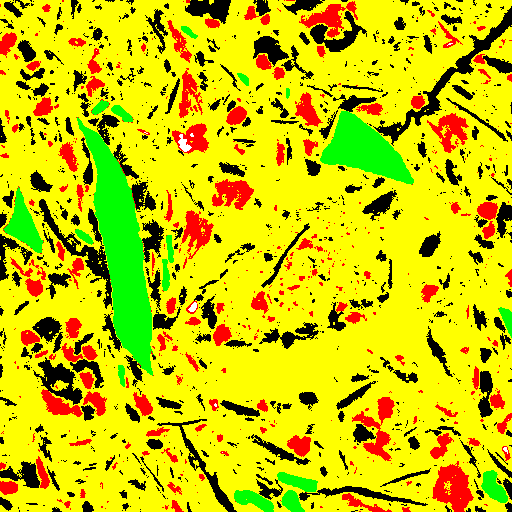
#> input picture pipeline-Master dataset/data/segmented_images/01_1.png, 512 x 512 px; its folder holds only this picture in this run
$ python Porosity_local_properties.py
#> lines starting #> are read from the running program, lines starting #| are printed output that depends on the picture; after the words box and inside, x2 and y2 are one past the last pixel; in counts of white or black regions, pixels touching at a corner belong together
import os
import cv2
import math
import numpy as np
import matplotlib.pyplot as plt
from scipy import ndimage
from skimage import color, measure
from skimage.measure import label, regionprops
from openpyxl import Workbook

# --- Paths ---
input_folder = "data/segmented_images"
output_folder_data = "data/local/porosity/data"
output_folder_image = "data/local/porosity/images"

# Create output folders if they don’t exist
os.makedirs(output_folder_data, exist_ok=True)
os.makedirs(output_folder_image, exist_ok=True)

# --- Parameters ---
pixels_to_um = 1  # scale factor (1 px = 0.0827 µm if you wish to adjust)

# --- Process each image ---
for filename in sorted(os.listdir(input_folder)):
    if not (filename.lower().endswith('.png') or filename.lower().endswith('.jpg')):
        continue

    # Read image
    filepath = os.path.join(input_folder, filename)
    img = cv2.imread(filepath, 1)
#> img is the input picture: shape (512, 512, 3); mean B, G, R 0.2, 199.9, 205.3
    if img is None:
        print(f"⚠️ Skipping unreadable file: {filename}")
        continue

    img_rgb = cv2.cvtColor(img, cv2.COLOR_BGR2RGB)

    # Get image dimensions
    height, width, channels = img_rgb.shape
#> height = 512; width = 512; channels = 3

    # Create a new white image (background)
    # White in BGR is (255, 255, 255)
    new_img = np.full((height, width, 3), 255, dtype=np.uint8)

    # Define lower and upper bounds for "black" pixels
    # Exact black:
    lower_black = np.array([0, 0, 0], dtype=np.uint8)
    upper_black = np.array([0, 0, 0], dtype=np.uint8)

    # Create a mask for black pixels
    mask = cv2.inRange(img_rgb, lower_black, upper_black)
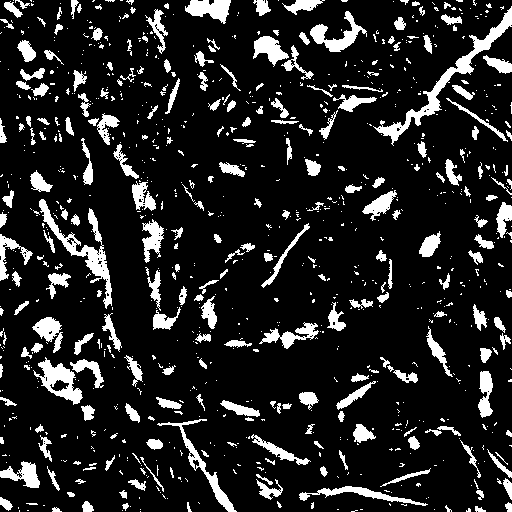
#> mask: shape (512, 512); 13.7% white; 938 white regions (688 under 20 px)

    # Copy black pixels from original image to new image
    new_img[mask == 255] = (0, 255, 0)

    # Define lower/upper bounds for green (sand)
    lower_green = np.array([0, 100, 0], dtype=np.uint8)
    upper_green = np.array([100, 255, 100], dtype=np.uint8)

    # Create mask and extract only green regions
    mask_green = cv2.inRange(new_img, lower_green, upper_green)
    green_only = cv2.bitwise_and(new_img, new_img, mask=mask_green)

    black_only_gray = cv2.cvtColor(green_only, cv2.COLOR_RGB2GRAY)
    plt.imshow(black_only_gray)

    # Label connected regions
    s = np.ones((3, 3), dtype=int)
    label_mask, num_labels = ndimage.label(black_only_gray, structure=s)

    # Extract region properties
    clusters = measure.regionprops(label_mask, img)
#> clusters = 938 regions; largest, box (x1, y1, x2, y2) and area: (373, 6, 512, 146) 1906, (39, 199, 112, 309) 1474, (33, 357, 83, 405) 945, (157, 419, 237, 512) 836, (310, 11, 367, 52) 794
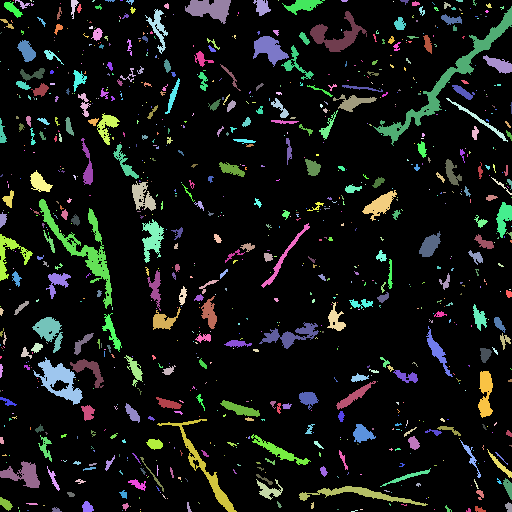
#> label_mask: shape (512, 512) int32; 939 distinct labels, from 0 to 938; one colour per label, 0 black
    propertyList = [
        'centroid',
        'Area',
        'equivalent_diameter',
        'orientation',
        'MajorAxisLength',
        'MinorAxisLength',
        'Perimeter'
    ]

    # --- Create and write Excel file ---
    wb = Workbook()
    ws = wb.active
    ws.title = "Porosity Measurements"
    ws.append(['Label'] + propertyList)

    for cluster_props in clusters:
        row_data = [cluster_props['Label']]
        for prop in propertyList:
            if prop == 'Area':
                to_print = cluster_props[prop] * pixels_to_um**2
            elif prop == 'centroid':
                y, x = cluster_props[prop]
                to_print = f"({y:.2f}, {x:.2f})"
            elif prop == 'orientation':
                to_print = cluster_props[prop] * 57.2958  # radians to degrees
            elif 'Intensity' not in prop:
                to_print = cluster_props[prop] * pixels_to_um
            else:
                to_print = cluster_props[prop]
            if isinstance(to_print, (int, float)):
                to_print = f"{to_print:.6f}".replace(',', '.')
            row_data.append(to_print)
        ws.append(row_data)
#> this loop made 938 passes

    image_name_no_ext = os.path.splitext(filename)[0]
    excel_output_path = os.path.join(output_folder_data, f"porosity_property_{image_name_no_ext}.xlsx")
    wb.save(excel_output_path)
    print(f"Saved Excel: porosity_property_{image_name_no_ext}.xlsx")
"""
    # --- Generate marked image ---
    regions = regionprops(label_mask)
    fig, ax = plt.subplots()
    ax.imshow(black_only_gray, cmap=plt.cm.gray)

    for i, props in enumerate(regions, start=1):
        y0, x0 = props.centroid
        orientation = props.orientation
        x1 = x0 + math.cos(orientation) * 0.5 * props.axis_minor_length
        y1 = y0 - math.sin(orientation) * 0.5 * props.axis_minor_length
        x2 = x0 - math.sin(orientation) * 0.5 * props.axis_major_length
        y2 = y0 - math.cos(orientation) * 0.5 * props.axis_major_length

        ax.plot((x0, x1), (y0, y1), '-r', linewidth=0.5)
        ax.plot((x0, x2), (y0, y2), '-r', linewidth=0.5)
        ax.plot(x0, y0, '.g', markersize=5)

        minr, minc, maxr, maxc = props.bbox
        bx = (minc, maxc, maxc, minc, minc)
        by = (minr, minr, maxr, maxr, minr)
        ax.plot(bx, by, '-b', linewidth=0.5)

        # Serial number label
        ax.text(x0 + 10, y0, str(i), color='yellow', fontsize=8, weight='normal')

    ax.axis((0, 1536, 1024, 0))
    plt.tight_layout()

    # Save marked image
    image_output_path = os.path.join(output_folder_image, f"{image_name_no_ext}_marked.png")
    plt.savefig(image_output_path, dpi=300, bbox_inches='tight')
    plt.close(fig)

    print(f"Saved marked image: {image_name_no_ext}_marked.png")
"""
print("\nAll images processed, Excel files and marked images saved successfully!")
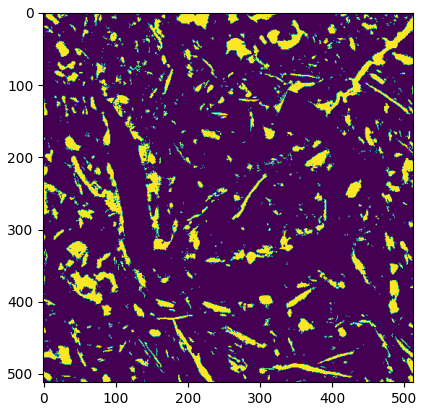
#> figure drawn by matplotlib, 1 panel

$ run again, on pipeline-Master dataset/data/segmented_images/01_5.png
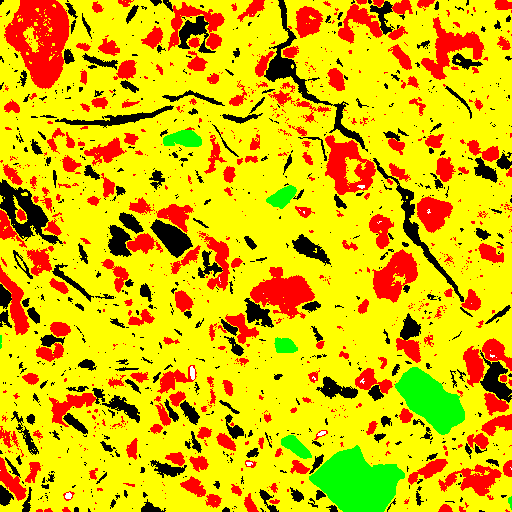
#> input picture pipeline-Master dataset/data/segmented_images/01_5.png, 512 x 512 px
#> img is the input picture: shape (512, 512, 3); mean B, G, R 0.2, 190.3, 223.2
#> `mask = cv2.inRange(img_rgb, lower_black, upper_black)`:
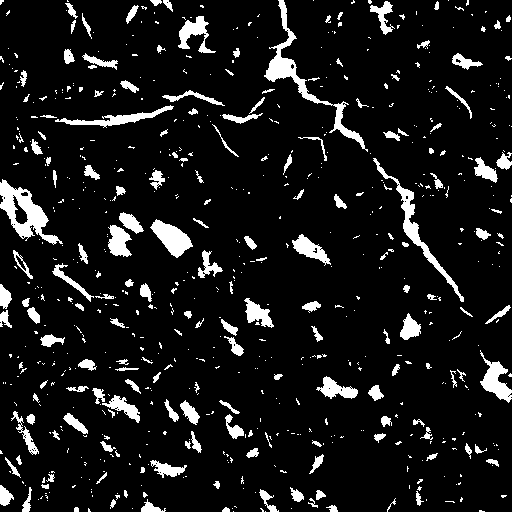
#> mask: shape (512, 512); 9.4% white; 696 white regions (524 under 20 px)
#> clusters = 696 regions; largest, box (x1, y1, x2, y2) and area: (264, 0, 368, 152) 1615, (0, 179, 63, 245) 1497, (373, 158, 464, 302) 1114, (150, 219, 193, 258) 828, (480, 350, 512, 403) 709
#> label_mask: shape (512, 512) int32; 697 distinct labels, from 0 to 696
#> the loop `for cluster_props in clusters:` made 696 passes
#> `print("\nAll images processed, Excel files and marked images saved suc..`:
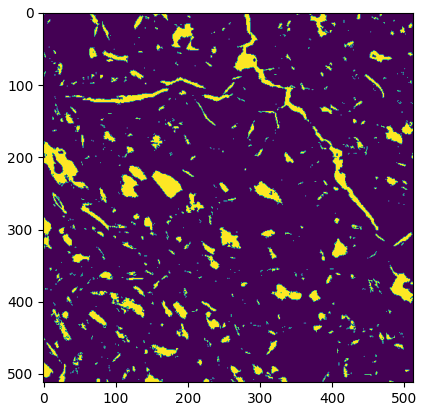
#> figure drawn by matplotlib, 1 panel

$ run again, on pipeline-Master dataset/data/segmented_images/01_6.png
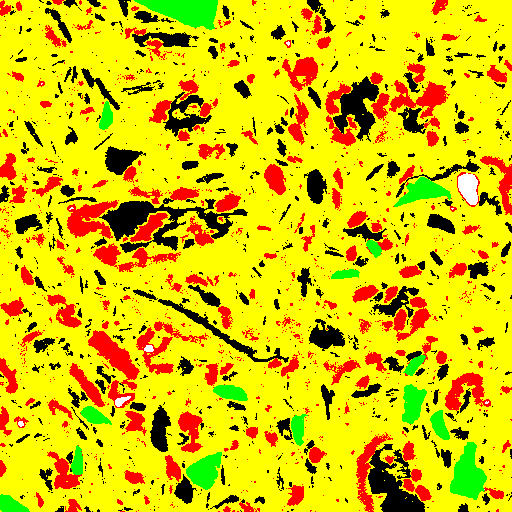
#> input picture pipeline-Master dataset/data/segmented_images/01_6.png, 512 x 512 px
#> img is the input picture: shape (512, 512, 3); mean B, G, R 0.7, 196.9, 219.7
#> `mask = cv2.inRange(img_rgb, lower_black, upper_black)`:
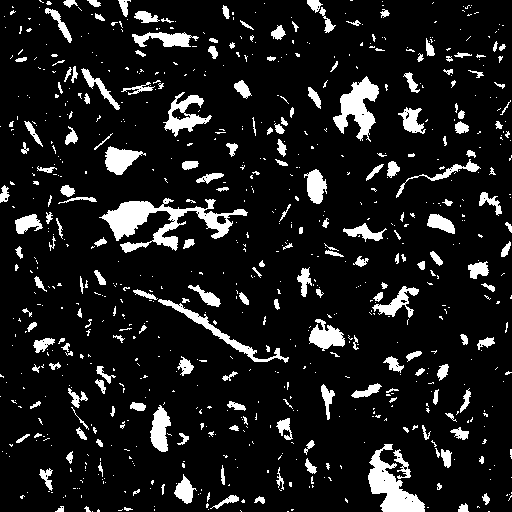
#> mask: shape (512, 512); 10.8% white; 788 white regions (584 under 20 px)
#> clusters = 788 regions; largest, box (x1, y1, x2, y2) and area: (99, 198, 248, 253) 2742, (368, 444, 425, 512) 1656, (333, 76, 379, 142) 1408, (158, 299, 289, 363) 878, (163, 92, 212, 137) 828
#> label_mask: shape (512, 512) int32; 789 distinct labels, from 0 to 788
#> the loop `for cluster_props in clusters:` made 788 passes
#> `print("\nAll images processed, Excel files and marked images saved suc..`:
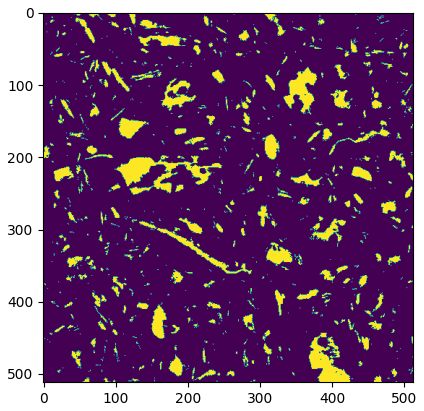
#> figure drawn by matplotlib, 1 panel

$ run again, on pipeline-Master dataset/data/segmented_images/01_2.png
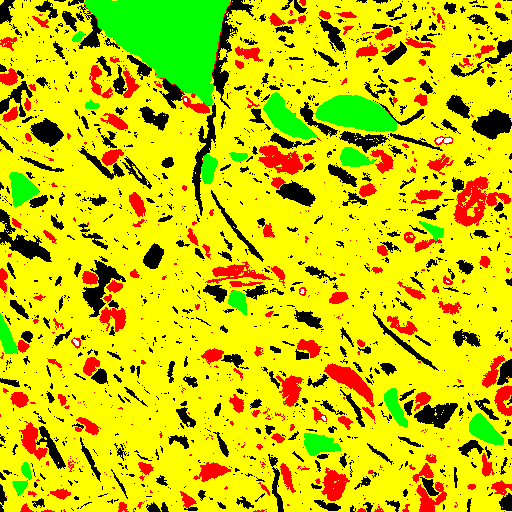
#> input picture pipeline-Master dataset/data/segmented_images/01_2.png, 512 x 512 px
#> img is the input picture: shape (512, 512, 3); mean B, G, R 0.1, 203.7, 207.5
#> `mask = cv2.inRange(img_rgb, lower_black, upper_black)`:
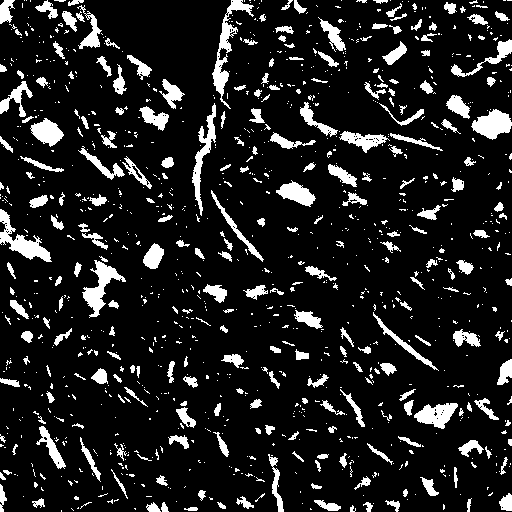
#> mask: shape (512, 512); 12.3% white; 1102 white regions (845 under 20 px)
#> clusters = 1102 regions; largest, box (x1, y1, x2, y2) and area: (212, 0, 254, 109) 975, (0, 209, 52, 262) 894, (82, 260, 126, 318) 850, (471, 109, 512, 140) 780, (192, 103, 216, 216) 763
#> label_mask: shape (512, 512) int32; 1103 distinct labels, from 0 to 1102
#> the loop `for cluster_props in clusters:` made 1102 passes
#> `print("\nAll images processed, Excel files and marked images saved suc..`:
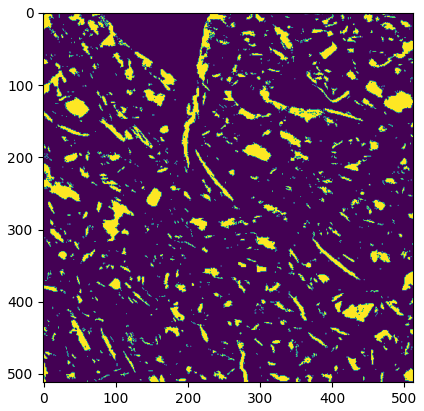
#> figure drawn by matplotlib, 1 panel

$ run again, on pipeline-Master dataset/data/segmented_images/01_3.png
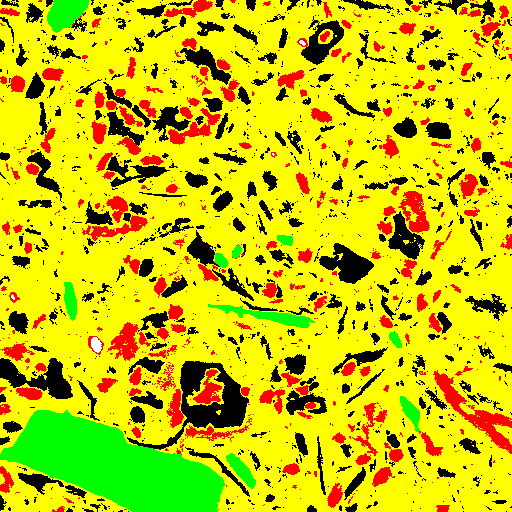
#> input picture pipeline-Master dataset/data/segmented_images/01_3.png, 512 x 512 px
#> img is the input picture: shape (512, 512, 3); mean B, G, R 0.2, 197.5, 203.3
#> `mask = cv2.inRange(img_rgb, lower_black, upper_black)`:
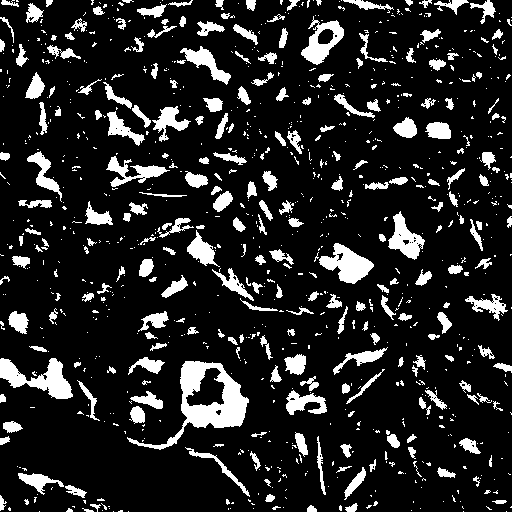
#> mask: shape (512, 512); 14.2% white; 968 white regions (718 under 20 px)
#> clusters = 968 regions; largest, box (x1, y1, x2, y2) and area: (127, 361, 249, 450) 3019, (0, 358, 73, 399) 1392, (319, 243, 374, 284) 1146, (301, 16, 344, 65) 915, (388, 211, 425, 260) 834
#> label_mask: shape (512, 512) int32; 969 distinct labels, from 0 to 968
#> the loop `for cluster_props in clusters:` made 968 passes
#> `print("\nAll images processed, Excel files and marked images saved suc..`:
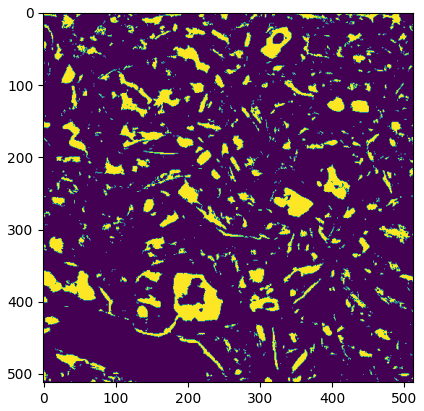
#> figure drawn by matplotlib, 1 panel
